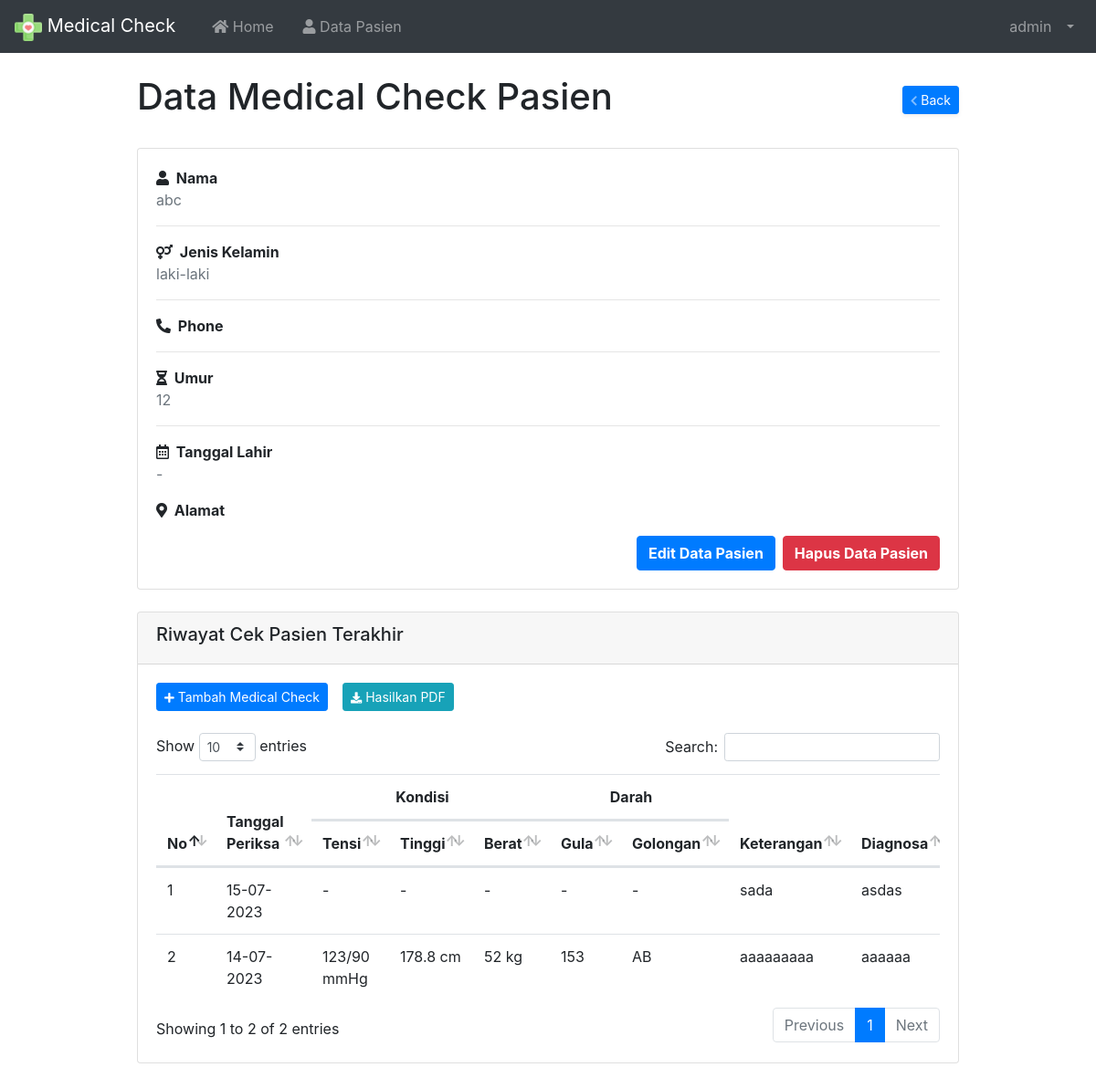
The app's page /index.php?page=DataPersonal&id=32 (signed in) with its own data.
### tables this page shows
CREATE TABLE `tbl_karyawan` (
  `id` int(11) NOT NULL,
  `nama` varchar(100) NOT NULL,
  `username` varchar(30) NOT NULL,
  `password` varchar(255) NOT NULL,
  `role` varchar(20) NOT NULL
);

CREATE TABLE `tbl_pasien` (
  `id` int(11) NOT NULL,
  `nomor` varchar(13) NOT NULL,
  `nama_pasien` varchar(50) NOT NULL,
  `tanggal_lahir` date NOT NULL,
  `usia` int(3) NOT NULL,
  `gender` enum('laki-laki','perempuan') NOT NULL,
  `alamat` text NOT NULL,
  `no_hp` varchar(13) NOT NULL
);

CREATE TABLE `tbl_medical_check` (
  `id` int(11) NOT NULL,
  `nomor` varchar(13) NOT NULL,
  `nama_pasien` varchar(100) NOT NULL,
  `tanggal_periksa` date NOT NULL,
  `tensi` varchar(8) NOT NULL,
  `tinggi` float NOT NULL,
  `berat` int(3) NOT NULL,
  `gula_darah` int(3) NOT NULL,
  `gol_darah` enum('A','B','AB','O') NOT NULL,
  `keterangan` varchar(400) NOT NULL,
  `diagnosa` varchar(400) NOT NULL,
  `pengobatan` varchar(400) NOT NULL
);

### index.php (called while the page is built, shortened)
<?php
require 'load/config.php';
require 'load/function.php';
?>
<?php require_once 'header.php'; ?>
<?php require 'content.php'; ?>
<?php require_once 'footer.php'; ?>

### load/function.php (called while the page is built, shortened)
<?php
require 'config.php';
function viewData($query)
{
  global $koneksi;
  $result = mysqli_query($koneksi, $query);
  if (mysqli_num_rows($result) == 1) {
    return mysqli_fetch_assoc($result);
  }
  $rows = [];
  return $rows;
}
function viewDatas($query)
{
  global $koneksi;
  $result = mysqli_query($koneksi, $query);
  $rows = [];
  while ($row = mysqli_fetch_assoc($result)) {
    $rows[] = $row;
  }
  return $rows;
}

### page/pasien/datapersonalpasien.php (the view, shortened to what this page needs)
<?php
$id = $_GET['id'];
$data = viewData("SELECT * FROM tbl_pasien WHERE id = '$id'");
?>
<div style="margin-left: 150px; margin-right: 150px; margin-bottom: 50px;">
  <div class="d-sm-flex align-items-center justify-content-between mt-4 mb-4">
    <h1>Data Medical Check Pasien</h1>
    <a href="?page=Pasien" class="d-none d-sm-inline-block btn btn-sm btn-primary shadow-sm">
      <i class="fas fa-chevron-left fa-sm text-white-50"></i> Back</a>
  </div>
  <div class="col" style="padding: 0;">
    <div class="col-md" style="padding: 0;">
      <div class="card">
        <div class="card-body">
          <strong><i class="fas fa-user mr-1"></i> Nama</strong>
          <p class="text-muted"><?= $data['nama_pasien']; ?></p>
          <hr>
          <strong><i class="fas fa-venus-mars mr-1"></i> Jenis Kelamin</strong>
          <p class="text-muted"><?= $data['gender']; ?></p>
          <hr>
          <strong><i class="fas fa-phone-alt mr-1"></i> Phone</strong>
          <hr>
          <strong><i class="fas fa-hourglass-half mr-1"></i> Umur</strong>
          <p class="text-muted"><?= $data['usia']; ?></p>
          <hr>
          <strong><i class="far fa-calendar-alt mr-1"></i> Tanggal Lahir</strong>
          <p class="text-muted"><?= $data['tanggal_lahir'] !== '0000-00-00' ? date('d-m-Y', strtotime($data['tanggal_lahir'])) : '-'; ?></p>
          <strong><i class="fas fa-map-marker-alt mr-1"></i> Alamat</strong>
          <div class="d-flex justify-content-end">
            <a href="?page=EditPasien&id=<?php echo $data['id']; ?>" class="btn btn-primary"><b>Edit Data Pasien</b></a>
            <a href="?page=HapusPasien&id=<?php echo $data['id']; ?>" class="btn btn-danger ml-2" onclick="return confirm('Yakin ingin hapus <?= $data['nama_pasien']; ?>');">
              <b>Hapus Data Pasien</b>
            </a>
          </div>
        </div>
      </div>
    </div>
    <div class="card mt-4">
      <div class="card-header">
        <h5>Riwayat Cek Pasien Terakhir</h5>
      </div>
      <div class="card-body">
        <div class="d-flex justify-content-start mb-4">
          <a href="?page=TambahCatatanMedis&id=<?php echo $data['id']; ?>" type="button" class="btn btn-sm btn-primary mr-3"><i class="fas fa-plus fa-sm text-white"></i> Tambah Medical Check</a>
          <a href="page/pasien/laporanpasien.php?id=<?= $data['id']; ?>" target="_blank" type="button" class="btn btn-sm btn-info mr-3"><i class="fas fa-download fa-sm text-white"></i> Hasilkan PDF</a>
        </div>
        <div class="table-responsive">
          <table id="dataTables" class="table table-hover">
            <thead>
              <tr>
                <th rowspan="2">No</th>
                <th rowspan="2">Tanggal Periksa</th>
                <th colspan="3" style="text-align: center;">Kondisi</th>
                <th colspan="2" style="text-align: center;">Darah</th>
                <th rowspan="2">Keterangan</th>
                <th rowspan="2">Diagnosa</th>
              </tr>
              <tr>
                <th>Tensi</th>
                <th>Tinggi</th>
                <th>Berat</th>
                <th>Gula</th>
                <th>Golongan</th>
              </tr>
            </thead>
            <tbody>
              <?php $no = 1; ?>
              <?php $pasien = viewDatas("SELECT * FROM `tbl_medical_check` WHERE nomor = '" . $data['nomor'] . "' ORDER BY tanggal_periksa DESC"); ?>
              <?php foreach ($pasien as $catatan) : ?>
                <tr>
                  <td><?= $no++; ?></td>
                  <td><?= date('d-m-Y', strtotime($catatan['tanggal_periksa'])); ?></td>
                  <td><?= $catatan['tensi'] !== '' ? $catatan['tensi'] . ' mmHg' : '-'; ?></td>
                  <td><?= $catatan['tinggi'] !== '0' ? $catatan['tinggi'] . ' cm' : '-'; ?></td>
                  <td><?= $catatan['berat'] !== '0' ? $catatan['berat'] . ' kg' : '-'; ?></td>
                  <td><?= $catatan['gula_darah'] !== '0' ? $catatan['gula_darah'] : '-'; ?></td>
                  <td><?= $catatan['gol_darah'] !== '' ? $catatan['gol_darah'] : '-'; ?></td>
                  <td style="max-width: 110px; word-wrap: break-word;">
                    <?php
                    $keterangan = $catatan['keterangan'];
                    $truncatedKeterangan = strlen($keterangan) > 100 ? substr($keterangan, 0, 110) . '...' : $keterangan;
                    echo nl2br($truncatedKeterangan);
                    ?>
                  </td>
                  <td style="max-width: 110px; word-wrap: break-word;">
                    <?php
                    $diagnosa = $catatan['diagnosa'];
                    $truncatedDiagnosa = strlen($diagnosa) > 150 ? substr($diagnosa, 0, 130) . '...' : $diagnosa;
                    echo nl2br($truncatedDiagnosa);
                    ?>
                  </td>
                </tr>
              <?php endforeach; ?>
            </tbody>
          </table>
        </div>
      </div>
    </div>
  </div>
</div>

### header.php (shortened to what this page needs)
<?php
$id = $_SESSION['id'];
$result = mysqli_query($koneksi, "SELECT * FROM tbl_karyawan WHERE id = '$id'");
$user = mysqli_fetch_assoc($result);
?>
<!DOCTYPE html>
<html lang="en">
<head>
	<link rel="stylesheet" href="asset/vendor/bootstrap-4.5.3/css/bootstrap.min.css">
	<link rel="stylesheet" href="asset/vendor/fontawesome/css/all.min.css">
	<link rel="stylesheet" href="asset/vendor/datatables-b4/datatables.min.css">
</head>
<body>
	<nav class="navbar navbar-expand-lg navbar-dark bg-dark">
		<a class="navbar-brand" href="index.php">
			<img src="asset/img/health-care.png" width="30" height="30" alt="">
			Medical Check
		</a>
		<div class="collapse navbar-collapse" id="navbarSupportedContent">
			<ul class="navbar-nav mr-auto">
				<li class="nav-item ml-3">
					<a class="nav-link" href="index.php"><i class="fas fa-home"></i> Home<span class="sr-only">(current)</span></a>
				</li>
				<li class="nav-item ml-3">
					<a class="nav-link" href="?page=Pasien"><i class="fas fa-user"></i> Data Pasien</a>
				</li>
			</ul>
			<ul class="navbar-nav ml-auto">
				<li class="nav-item dropdown">
					<a class="nav-link dropdown-toggle" href="#" id="userDropdown" role="button" data-toggle="dropdown" aria-haspopup="true" aria-expanded="false">
						<span class="mr-2 d-none d-lg-inline"><?= $user['nama']; ?></span>
					</a>
				</li>
			</ul>
		</div>
	</nav>

### records on screen
tbl_karyawan: nama "admin"
tbl_pasien: nama_pasien "abc", gender "laki-laki", usia "12"
tbl_medical_check: tanggal_periksa "15-07-2023", keterangan "sada", diagnosa "asdas"
tbl_medical_check: tanggal_periksa "14-07-2023", tensi "123/90", tinggi "178.8", berat "52", gula_darah "153", gol_darah "AB", keterangan "aaaaaaaaa", diagnosa "aaaaaa"
